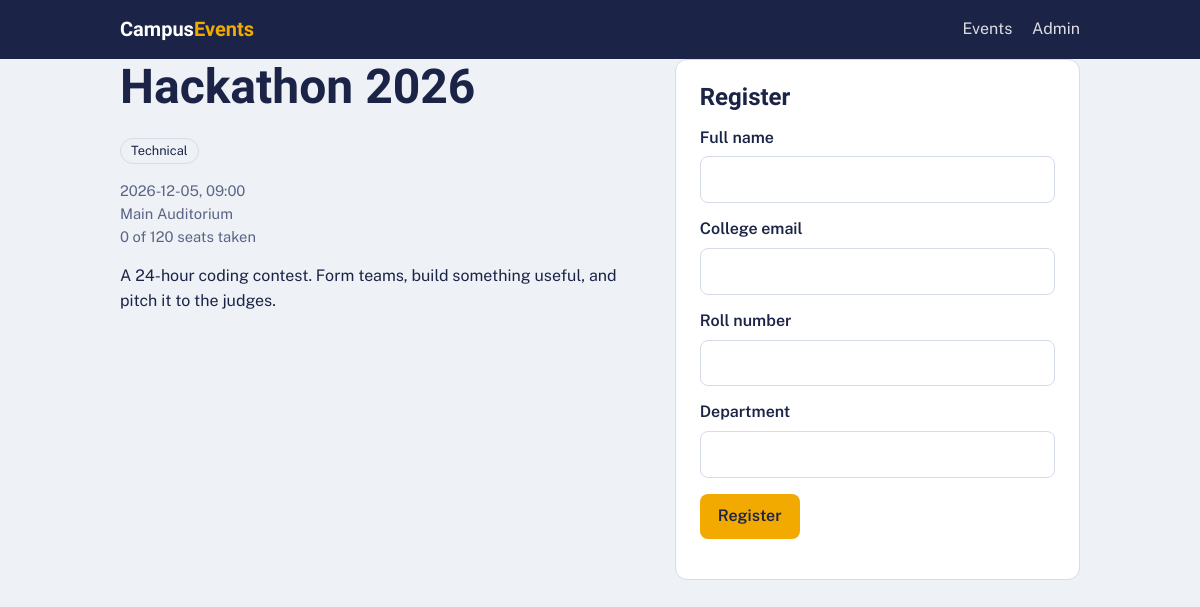
Screenshot of /event/1 with the database file from the repository.
### tables this page shows
CREATE TABLE events (
  id INTEGER PRIMARY KEY AUTOINCREMENT,
  title TEXT NOT NULL, category TEXT NOT NULL,
  date TEXT NOT NULL, time TEXT NOT NULL, venue TEXT NOT NULL,
  description TEXT, capacity INTEGER NOT NULL DEFAULT 100);

### app.py (the view, shortened to what this page needs)
@app.route("/event/<int:eid>", methods=["GET", "POST"])
def event(eid):
    e = event_or_404(eid)
    taken = db().execute("SELECT COUNT(*) FROM registrations WHERE event_id=?", (eid,)).fetchone()[0]
    return render_template("event.html", e=e, taken=taken)

### app.py (called while the page is built)
def db():
    if "db" not in g:
        g.db = sqlite3.connect(DB_PATH)
        g.db.row_factory = sqlite3.Row
        g.db.execute("PRAGMA foreign_keys = ON")
    return g.db

def event_or_404(eid):
    e = db().execute("SELECT * FROM events WHERE id=?", (eid,)).fetchone()
    if not e: abort(404)
    return e

### templates/event.html
{% extends "base.html" %}{% block title %}{{ e.title }}{% endblock %}{% block content %}
<div class="cols"><div><h1>{{ e.title }}</h1>
<p><span class="tag">{{ e.category }}</span></p>
<p class="meta">{{ e.date }}, {{ e.time }}<br>{{ e.venue }}<br>{{ taken }} of {{ e.capacity }} seats taken</p>
<p style="white-space:pre-line">{{ e.description }}</p></div>
<div class="panel"><h2>Register</h2>
{% if taken>=e.capacity %}<p class="empty">This event is full.</p>{% else %}
<form method="post">
<label for="n">Full name</label><input id="n" name="name" required>
<label for="e">College email</label><input id="e" name="email" type="email" required>
<label for="r">Roll number</label><input id="r" name="roll_no" required>
<label for="d">Department</label><input id="d" name="department">
<p><button class="btn">Register</button></p></form>{% endif %}</div></div>{% endblock %}

### static/style.css (style rules this page uses)
:root { --bg:#eef2f6;--surface:#fff;--ink:#1b2447;--muted:#5b6485;--line:#d5dce8;--accent:#f2a900;--ok:#1d7a4d;--err:#b3261e;color-scheme:light }
* { box-sizing:border-box }
body { margin:0;background:var(--bg);color:var(--ink);font:16px/1.55 "Public Sans",system-ui,sans-serif }
h1,h2,h3 { font-family:"Bricolage Grotesque","Public Sans",system-ui,sans-serif;line-height:1.15;margin:0 0 .5em }
h1 { font-size:clamp(2rem,5vw,3rem) }
input,select,textarea { font:inherit;color:inherit;background:var(--surface);border:1px solid var(--line);border-radius:8px;padding:10px 12px;width:100% }
.btn { display:inline-block;font:inherit;font-weight:600;border:0;border-radius:8px;padding:10px 18px;background:var(--accent);color:#1b2447;cursor:pointer;text-decoration:none }
.meta { color:var(--muted);font-size:.92rem }
.tag { display:inline-block;font-size:.8rem;padding:2px 10px;border-radius:99px;background:var(--bg);border:1px solid var(--line);margin-right:6px }
.panel { background:var(--surface);border:1px solid var(--line);border-radius:12px;padding:24px }
.cols { display:grid;grid-template-columns:1.3fr 1fr;gap:28px }
label { display:block;font-weight:600;margin:14px 0 6px }

### rows the page displays
events: title "Hackathon 2026", category "Technical", date "2026-12-05", time "09:00", venue "Main Auditorium", capacity "120", description "A 24-hour coding contest. Form teams, build something useful, and pitch it to the judges."

### other values shown
{{ taken }} "0"
